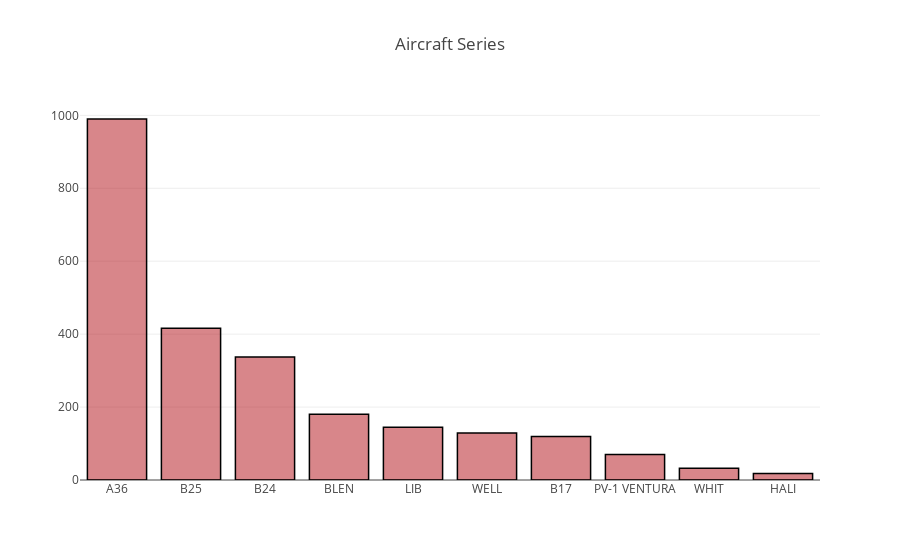

Notebook code for this chart:
### Code cell
# Aircraft Series
data = aerial['Aircraft Series'].value_counts()
print(data[:10])
data = [go.Bar(
            x=data[:10].index,
            y=data[:10].values,
            hoverinfo = 'text',
            marker = dict(color = 'rgba(177, 14, 22, 0.5)',
                             line=dict(color='rgb(0,0,0)',width=1.5)),
    )]

layout = dict(
    title = 'Aircraft Series',
)
fig = go.Figure(data=data, layout=layout)
iplot(fig)

### Figure 1 — Plotly figure (JSON) as saved in the notebook; plotly's stock layout.template omitted (floating-point values rounded to 4 significant figures)
{"data": [{"hoverinfo": "text", "marker": {"color": "rgba(177, 14, 22, 0.5)", "line": {"color": "rgb(0,0,0)", "width": 1.5}}, "type": "bar", "uid": "e92e0701-c341-4e98-a0c5-49b647042040", "x": ["A36", "B25", "B24", "BLEN", "LIB", "WELL", "B17", "PV-1 VENTURA", "WHIT", "HALI"], "y": [990, 416, 337, 180, 145, 129, 119, 70, 32, 18]}], "layout": {"title": {"text": "Aircraft Series"}}}
